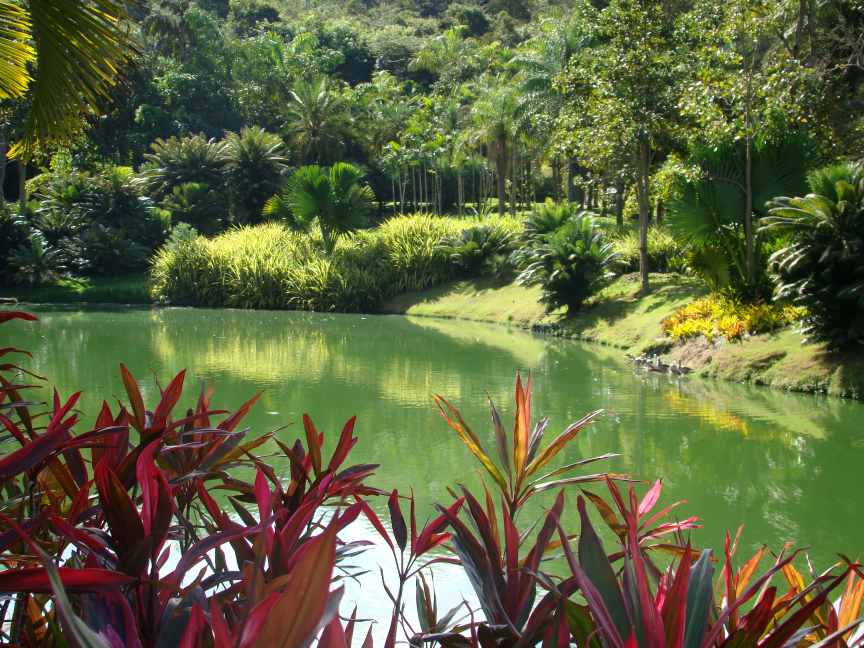
%> input picture image/origin_0.jpg, 2592 x 1944 px (shown at 1/3 size)
$ octave ' .m'   (GNU Octave 9; MATLAB toolbox functions it lacks are replaced by stand-ins)
%> lines starting %> are read from the running program, lines starting %| are printed output that depends on the picture

%=======================================%
% Autor: Joao Victor Da Fonseca Pinto   %
% Materia: ICA                          %
% COPPE/UFRJ - Mestrado - 2016/1        %
% Professor: Jose Manoel de Seixas      %
% Objetivo: Criar um dataset de images  %
%=======================================%

clear all
close all

S0 = imread('origin_0.jpg');
S1 = imread('origin_1.jpg');
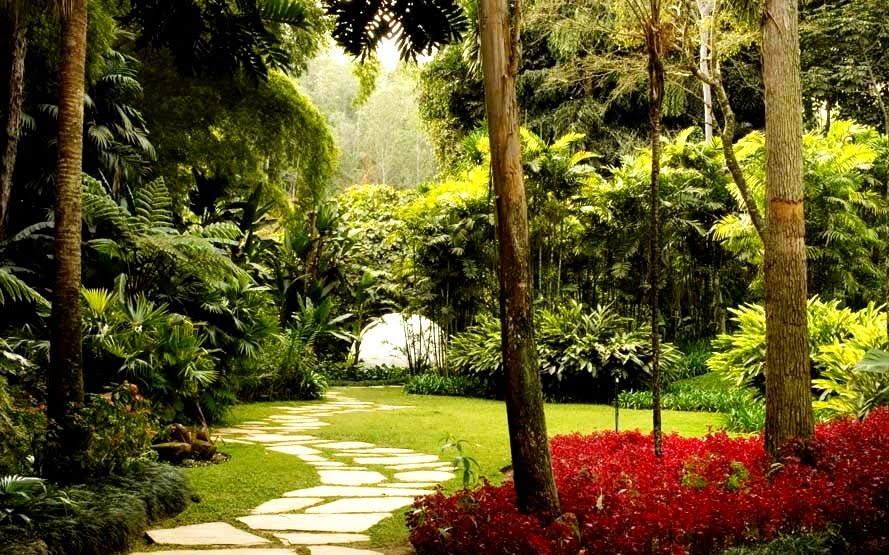
%> input picture image/origin_1.jpg, 889 x 555 px
%> S1 is the input picture: size 555x889x3 uint8; mean R, G, B 97.8, 88.5, 38.4
S2 = imread('origin_2.jpg');
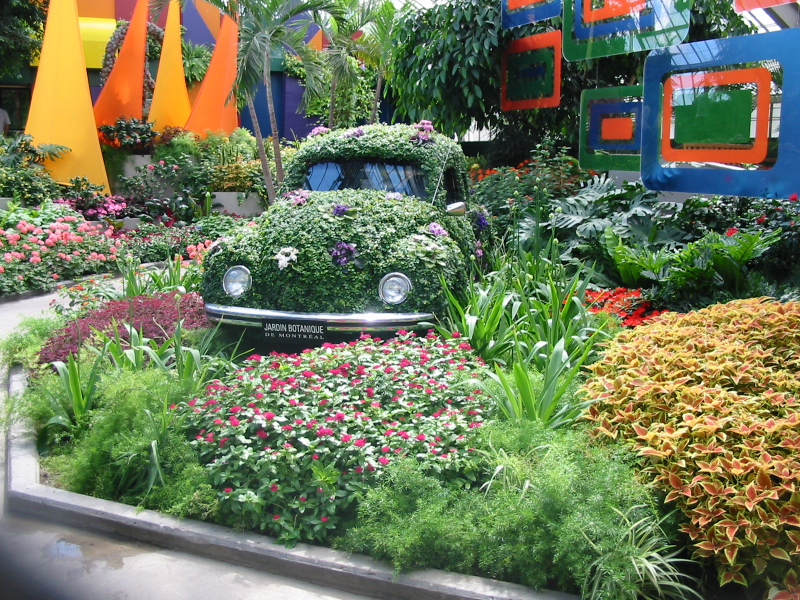
%> input picture image/origin_2.jpg, 1600 x 1200 px (shown at 1/2 size)
%> S2 is the input picture: size 1200x1600x3 uint8; mean R, G, B 111.9, 121.6, 90
%> (the run ends here)
